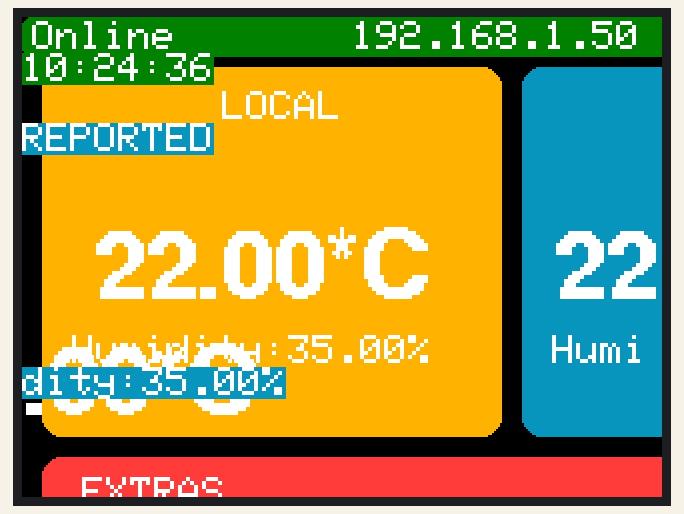
Recording of a sketch running on a simulated ESP32. Parts: 320×240 colour display. WiFi joins after 1.5 s; servers stay silent unless stated; network time is answered at once with the bench clock; the local clock reads 2024-03-15 10:24:30 at power-on unless the sketch sets it; what the sketch prints to the serial monitor is not drawn.

Above: at 6.9 s.
At 11.5 s:
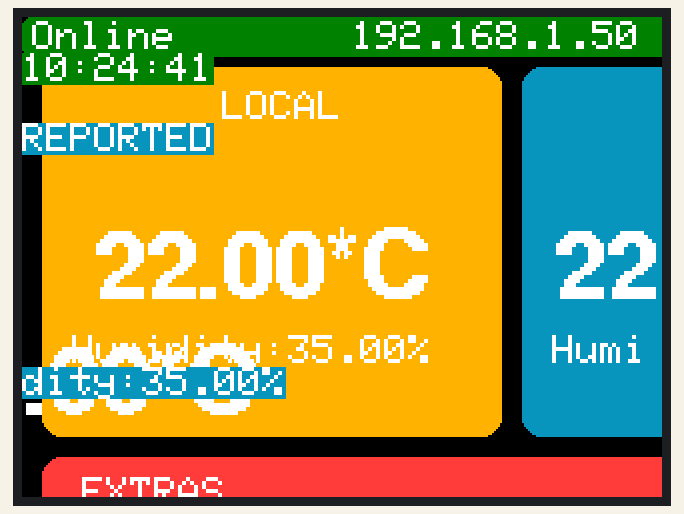
At 22.5 s:
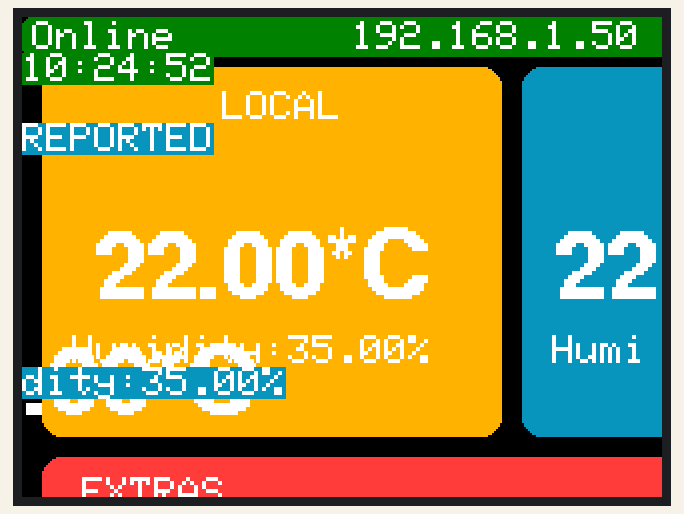
At 24.1 s:
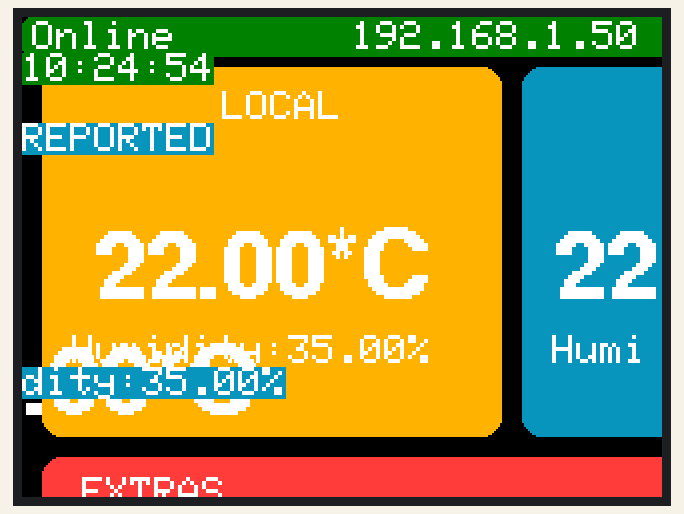
At 34.4 s:
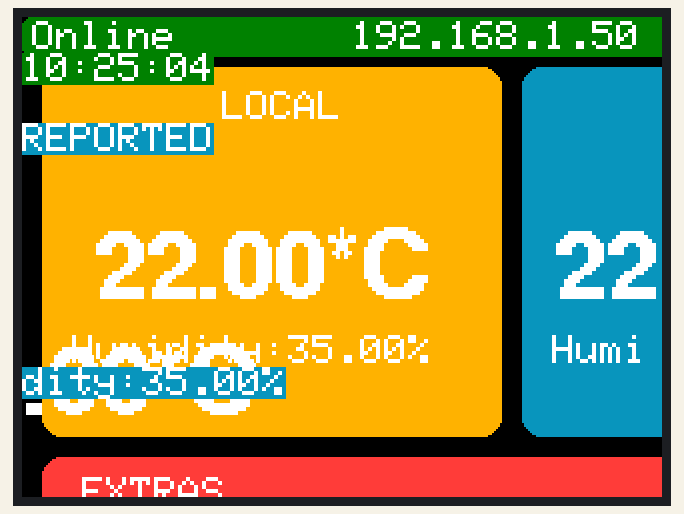
At 38.1 s:
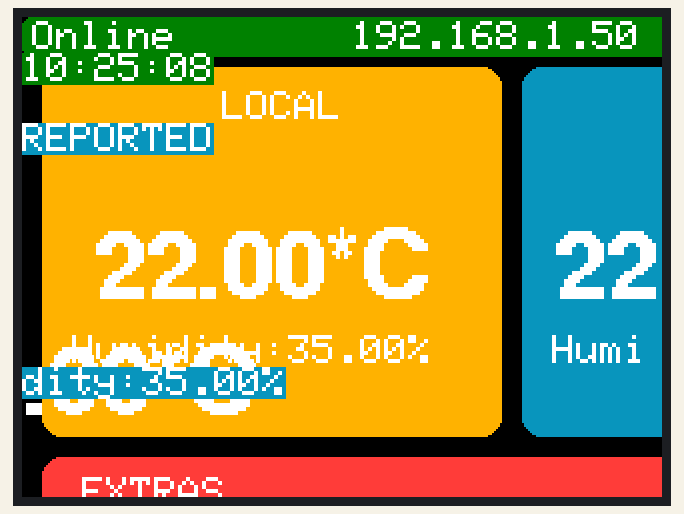

Measured:
- what the display in image 3 shows lasts 1.1 s, from 24.0 s to 25.1 s
- what the display in image 4 shows lasts 1.1 s, from 34.4 s to 35.5 s

The sketch:

esp32-weatherstation.ino
```cpp
#include <WiFi.h>
#include <WiFiUdp.h>
#include <NTPClient.h>
#include <PubSubClient.h>

#include "settings.h"
#include "MCUFRIEND_UI.h"

#include <Fonts/FreeSansBold12pt7b.h>

// UI is scaled for a display of 480x320

String temperature = "22.00";
String humidity = "35.00";
String remoteTemperature = "22.00";
String remoteHumidity = "35.00";

String timeStamp;
boolean mqttOn;

class HeaderPanel : public Panel {
  protected:
    void renderContentWithin(uint16_t xLoc, uint16_t yLoc, uint16_t width, uint16_t height) {

      tft->setTextSize(2);

      tft->setTextColor(WHITE, DARK_GREEN);
      if (WiFi.status() == WL_CONNECTED) {
        tft->setCursor(5, 2);
        tft->print("Online ");
        tft->setCursor(165, 2);
        tft->print(WiFi.localIP());
      } else {
        tft->setCursor(5, 2);
        tft->println("Offline");
      }

      if (mqttOn) {
        tft->setCursor(100,2);
        tft->print("MQTT");
      } else {
        tft->setTextColor(DARK_GREEN);
        tft->setCursor(100,2);
        tft->print("MQTT");
      }

      tft->setTextColor(WHITE, DARK_GREEN);
      tft->setCursor(380, 2);
      tft->println(timeStamp);
    }
};

class Panel1 : public Panel {
  protected:
    void renderContentWithin(uint16_t xLoc, uint16_t yLoc, uint16_t width, uint16_t height) {

      tft->setTextColor(WHITE, ORANGE);
      tft->setCursor(100, 37);
      tft->print("LOCAL");

      tft->setCursor(35, 133);
      tft->setFont(&FreeSansBold12pt7b);
      tft->print(temperature);
      tft->print("*C");

      tft->setCursor(25, 165);
      tft->setFont();
      tft->print("Humidity:");
      tft->print(humidity);
      tft->print("%");
    }
};

class Panel2 : public Panel {
  protected:
    void renderContentWithin(uint16_t xLoc, uint16_t yLoc, uint16_t width, uint16_t height) {

      tft->setTextColor(WHITE, METAL_BLUE);
      tft->setCursor(320, 37);
      tft->print("REPORTED");

      tft->setCursor(265, 133);
      tft->setFont(&FreeSansBold12pt7b);
      tft->print(remoteTemperature);
      tft->print("*C");

      tft->setCursor(265, 165);
      tft->setFont();
      tft->print("Humidity:");
      tft->print(remoteHumidity);
      tft->print("%");
    }
};

class Panel3 : public Panel {
  protected:
    void renderContentWithin(uint16_t xLoc, uint16_t yLoc, uint16_t width, uint16_t height) {

      tft->setTextColor(WHITE, PALE_RED);

      tft->setCursor(30, 230);
      tft->print("EXTRAS");

      tft->setCursor(40, 261);
      tft->print("No warnings or other special info.");
    }
};

WiFiClient espClient;
WiFiUDP ntpUDP;
NTPClient timeClient(ntpUDP);
PubSubClient client(espClient);

MCUFRIEND_kbv tft;
UI ui(&tft);
HeaderPanel header;
Panel1 panel1;
Panel2 panel2;
Panel3 panel3;

void connectIfNeeded() {

  int tries = 3;

  if (WiFi.status() != WL_CONNECTED) {
    Serial.println("(Re)connecting WiFi...");
    do {
      WiFi.mode(WIFI_STA);
      WiFi.disconnect();
      WiFi.begin(WIFI_SSID, WIFI_PASS);
      WiFi.setAutoConnect(true);
      WiFi.setAutoReconnect(true);
      delay(1000);
      Serial.print("Tries left: ");
      Serial.println(tries);
      tries--;
    } while (WiFi.status() != WL_CONNECTED && tries > 0);

    if (WiFi.status() == WL_CONNECTED) {
      client.setServer(MQTT_HOST, MQTT_PORT);
      client.setCallback(updateLocalWeather);
      if (client.connect("WeatherStation", MQTT_USER, MQTT_PASS)) {
        client.subscribe(MQTT_TOPIC_T);
        client.subscribe(MQTT_TOPIC_H);
        client.subscribe(MQTT_TOPIC_RT);
        client.subscribe(MQTT_TOPIC_RH);
        mqttOn = true;
      } else {
        mqttOn = false;
      }
    } else {
      mqttOn = false;
    }
  }
}

void updateTime() {

  while(!timeClient.update()) {
    timeClient.forceUpdate();
  }
  String formattedDate = timeClient.getFormattedTime();
  int splitT = formattedDate.indexOf("T");
  timeStamp = formattedDate.substring(splitT+1, formattedDate.length());
}

void updateLocalWeather(char* topic, byte* message, unsigned int length) {

  String topicStr = String(topic);
  String messageTemp = "";
  for (int i = 0; i < length; i++) {
    messageTemp += (char)message[i];
  }

  Serial.println(topicStr);

  if (topicStr.equals(MQTT_TOPIC_T)) {
    temperature = messageTemp;
  } else if (topicStr.equals(MQTT_TOPIC_H)) {
    humidity = messageTemp;
  } else if (topicStr.equals(MQTT_TOPIC_RT)) {
    remoteTemperature = messageTemp;
  } else {
    remoteHumidity = messageTemp;
  }
}

long weatherLastUpdated;

void loop() {

  connectIfNeeded();
  updateTime();
  client.loop();

  //if (millis() - weatherLastUpdated > 5000) {
  if (weatherLastUpdated > 10) {
    panel1.render();
    panel2.render();
    //weatherLastUpdated = millis();
    weatherLastUpdated = 0;
  }

  header.renderContent();

  delay(500);
  weatherLastUpdated++;
}

void setup() {

  Serial.begin(9600);

  header.setup(0, 0, 630, 20, 5, DARK_GREEN);
  panel1.setup(10, 25, 230, 185, 10, ORANGE);
  panel2.setup(250, 25, 220, 185, 10, METAL_BLUE);
  panel3.setup(10, 220, 460, 90, 10, PALE_RED);

  ui.setup();
  ui.add(&header);
  ui.add(&panel1);
  ui.add(&panel2);
  ui.add(&panel3);

  ui.render();

  connectIfNeeded();
  timeClient.begin();
  timeClient.setTimeOffset(7200);
}
```

MCUFRIEND_Panel.cpp
```cpp
#include "MCUFRIEND_Panel.h"

void Panel::setTft(MCUFRIEND_kbv * tft) {
  this->tft = tft;
}

void Panel::setup(uint16_t xLoc, uint16_t yLoc, uint16_t width, uint16_t height, uint8_t cornerRadius, uint16_t bgColor) {
  this->xLoc = xLoc;
  this->yLoc = yLoc;
  this->height = height;
  this->width = width;
  this->cornerRadius = cornerRadius;
  this->bgColor = bgColor;
}

void Panel::render() {
  if (tft == NULL) {
    return;
  }
  if (cornerRadius > 0) {
    tft->fillRoundRect(xLoc, yLoc, width, height, cornerRadius, bgColor);
  } else {
    tft->drawRect(xLoc, yLoc, width, height, bgColor);
  }
  renderContent();
}

void Panel::renderContent() {
  if (tft == NULL) {
    return;
  }
  renderContentWithin(xLoc + cornerRadius, yLoc + cornerRadius, width - 2 * cornerRadius, height - 2 * cornerRadius);
}

void Panel::renderContentWithin(uint16_t xLoc, uint16_t yLoc, uint16_t width, uint16_t height) {
}
```

MCUFRIEND_Panel.h
```cpp
#ifndef MCUFRIEND_PANEL_H_
#define MCUFRIEND_PANEL_H_

#include <MCUFRIEND_kbv.h>

class Panel {
  public:
    void setTft(MCUFRIEND_kbv * tft);
    void setup(uint16_t xLoc, uint16_t yLoc, uint16_t width, uint16_t height, uint8_t cornerRadius, uint16_t bgColor);
    void render();
    void renderContent();
  protected:
    MCUFRIEND_kbv * tft;

    virtual void renderContentWithin(uint16_t xLoc, uint16_t yLoc, uint16_t width, uint16_t height);
  private:
    uint16_t xLoc;
    uint16_t yLoc;
    uint16_t height;
    uint16_t width;
    uint8_t cornerRadius;
    uint16_t bgColor;
};

#endif
```

MCUFRIEND_UI.cpp
```cpp
#include "MCUFRIEND_UI.h"

UI::UI(MCUFRIEND_kbv * tft) {
  this->tft = tft;
}

void UI::setup() {
  uint16_t ID = tft->readID();
  if (ID == 0xD3D3) ID = 0x9481;
  tft->begin(ID);
  tft->setRotation(-1);
  tft->fillScreen(BLACK);
  tft->setTextSize(2);
}

void UI::add(Panel * panel) {
  panel->setTft(tft);
  this->panels.push_back(panel);
}

void UI::render() {
  for (int i = 0; i < panels.size(); i++){
    this->panels[i]->render();
  }
}

void UI::renderContent() {
  for (int i = 0; i < panels.size(); i++){
    this->panels[i]->renderContent();
  }
}
```

MCUFRIEND_UI.h
```cpp
#ifndef MCUFRIEND_UI_H_
#define MCUFRIEND_UI_H_

#include <MCUFRIEND_kbv.h>
#include <Adafruit_GFX.h>
#include <iterator>
#include <vector>

#include "MCUFRIEND_Panel.h"

#define BLACK       0x0000
#define BLUE        0x001F
#define RED         0xF800
#define CYAN        0x07FF
#define MAGENTA     0xF81F
#define YELLOW      0xFFE0
#define WHITE       0xFFFF

#define ORANGE      0xFD80
#define DARK_GREEN  0x0400
#define METAL_BLUE  0x0CB7
#define PALE_RED    0xF9E7

class UI {
  public:
    UI(MCUFRIEND_kbv * tft);
    void setup();
    void add(Panel * panel);
    void render();
    void renderContent();
  private:
    MCUFRIEND_kbv * tft;
    std::vector<Panel*> panels;
};

#endif
```

settings.h
```cpp
#define WIFI_SSID "*"
#define WIFI_PASS "*"

#define MQTT_HOST "*"
#define MQTT_PORT 1883
#define MQTT_USER "*"
#define MQTT_PASS "*"
#define MQTT_TOPIC_T "weather/temp"
#define MQTT_TOPIC_H "weather/hum"
#define MQTT_TOPIC_RT "weather/remotetemp"
#define MQTT_TOPIC_RH "weather/remotehum"
```
